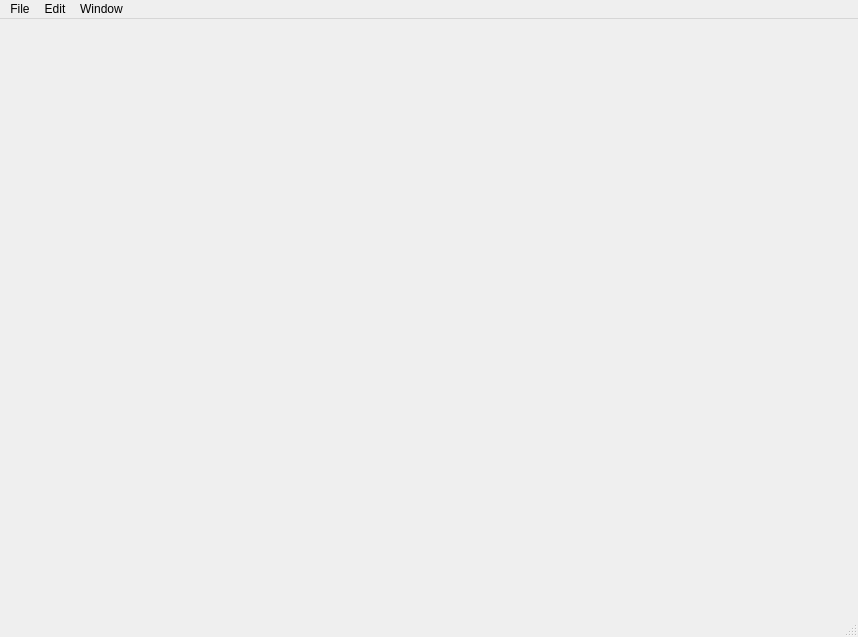
<?xml version="1.0" encoding="UTF-8"?>
<ui version="4.0">
 <class>QcepDataObjectSurfacePlotWindow</class>
 <widget class="QMainWindow" name="QcepDataObjectSurfacePlotWindow">
  <property name="geometry">
   <rect>
    <x>0</x>
    <y>0</y>
    <width>858</width>
    <height>637</height>
   </rect>
  </property>
  <property name="windowTitle">
   <string>MainWindow</string>
  </property>
  <widget class="QWidget" name="m_CentralWidget">
   <layout class="QGridLayout" name="gridLayout">
    <item row="0" column="0">
     <widget class="QcepDataObjectSurfacePlotWidget" name="m_SurfacePlot" native="true"/>
    </item>
   </layout>
  </widget>
  <widget class="QMenuBar" name="menubar">
   <property name="geometry">
    <rect>
     <x>0</x>
     <y>0</y>
     <width>858</width>
     <height>21</height>
    </rect>
   </property>
   <widget class="QMenu" name="m_FileMenu">
    <property name="title">
     <string>File</string>
    </property>
    <addaction name="actionFile"/>
   </widget>
   <widget class="QMenu" name="m_EditMenu">
    <property name="title">
     <string>Edit</string>
    </property>
    <addaction name="actionEdit"/>
   </widget>
   <widget class="QMenu" name="m_WindowMenu">
    <property name="title">
     <string>Window</string>
    </property>
    <addaction name="actionWindow"/>
   </widget>
   <addaction name="m_FileMenu"/>
   <addaction name="m_EditMenu"/>
   <addaction name="m_WindowMenu"/>
  </widget>
  <widget class="QStatusBar" name="statusbar"/>
  <action name="actionFile">
   <property name="text">
    <string>File</string>
   </property>
  </action>
  <action name="actionEdit">
   <property name="text">
    <string>Edit</string>
   </property>
  </action>
  <action name="actionWindow">
   <property name="text">
    <string>Window</string>
   </property>
  </action>
 </widget>
 <customwidgets>
  <customwidget>
   <class>QcepDataObjectSurfacePlotWidget</class>
   <extends>QWidget</extends>
   <header>qcepdataobjectsurfaceplotwidget.h</header>
   <container>1</container>
  </customwidget>
 </customwidgets>
 <resources/>
 <connections/>
</ui>
